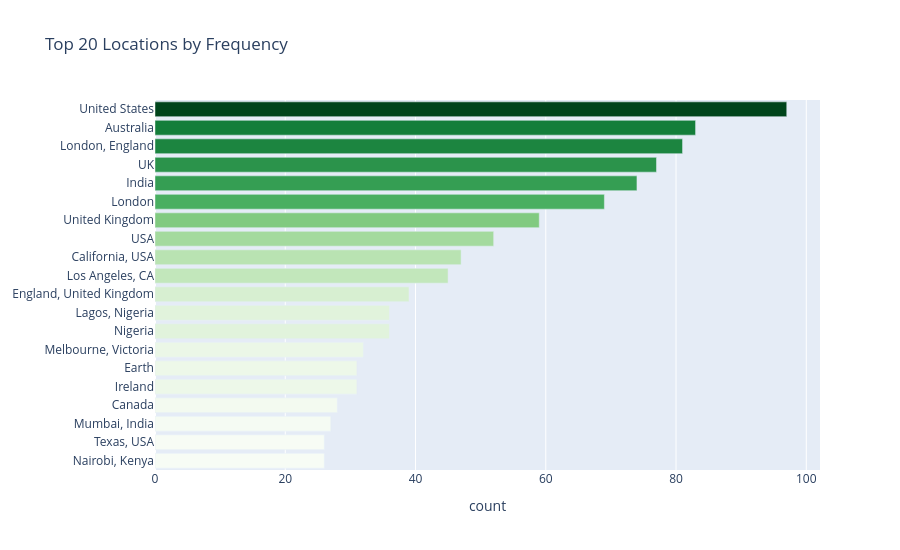

Notebook code cell kept with this figure:
### Code cell
top_loc = df["location"].value_counts().head(20).reset_index()
top_loc.columns = ["location","count"]
fig = px.bar(top_loc.sort_values("count"), x="count", y="location",
    orientation="h", title="Top 20 Locations by Frequency",
    color="count", color_continuous_scale="Greens", height=550)
fig.update_layout(yaxis_title=None, coloraxis_showscale=False)
fig.show()

### Figure 1 — Plotly figure (JSON) as saved in the notebook; plotly's stock layout.template omitted (floating-point values rounded to 4 significant figures)
{"data": [{"alignmentgroup": "True", "hovertemplate": "count=%{marker.color}<br>location=%{y}<extra></extra>", "legendgroup": "", "marker": {"color": [26, 26, 27, 28, 31, 31, 32, 36, 36, 39, 45, 47, 52, 59, 69, 74, 77, 81, 83, 97], "coloraxis": "coloraxis", "pattern": {"shape": ""}}, "name": "", "offsetgroup": "", "orientation": "h", "showlegend": false, "textposition": "auto", "type": "bar", "x": [26, 26, 27, 28, 31, 31, 32, 36, 36, 39, 45, 47, 52, 59, 69, 74, 77, 81, 83, 97], "xaxis": "x", "y": ["Nairobi, Kenya", "Texas, USA", "Mumbai, India", "Canada", "Ireland", "Earth", "Melbourne, Victoria", "Nigeria", "Lagos, Nigeria", "England, United Kingdom", "Los Angeles, CA", "California, USA", "USA", "United Kingdom", "London", "India", "UK", "London, England", "Australia", "United States"], "yaxis": "y"}], "layout": {"barmode": "relative", "coloraxis": {"colorbar": {"title": {"text": "count"}}, "colorscale": [[0, "rgb(247,252,245)"], [0.125, "rgb(229,245,224)"], [0.25, "rgb(199,233,192)"], [0.375, "rgb(161,217,155)"], [0.5, "rgb(116,196,118)"], [0.625, "rgb(65,171,93)"], [0.75, "rgb(35,139,69)"], [0.875, "rgb(0,109,44)"], [1, "rgb(0,68,27)"]], "showscale": false}, "height": 550, "legend": {"tracegroupgap": 0}, "title": {"text": "Top 20 Locations by Frequency"}, "xaxis": {"anchor": "y", "domain": [0, 1], "title": {"text": "count"}}, "yaxis": {"anchor": "x", "domain": [0, 1], "title": {}}}}
